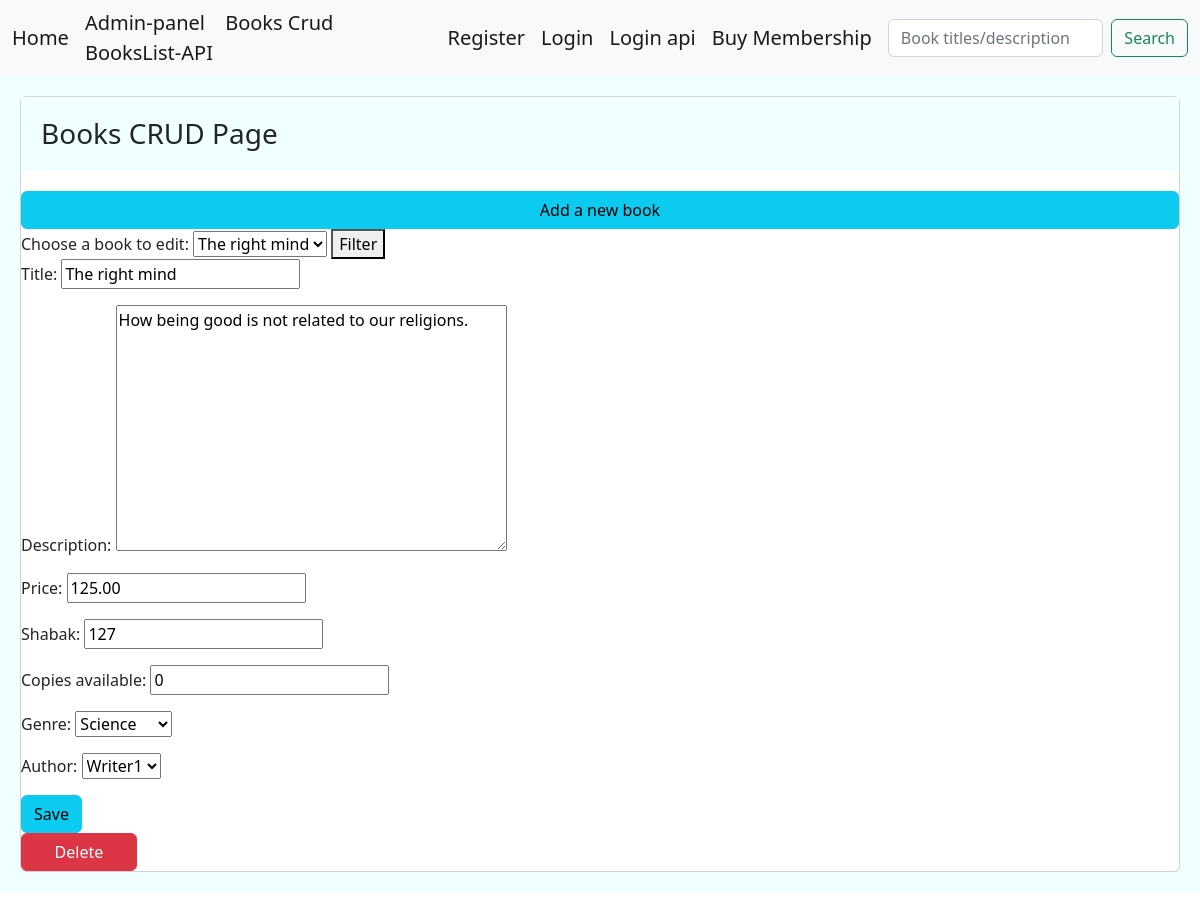
The app's page /books-crud/1/ with its own data.
### library/models.py (models this page shows, shortened)
class Books(models.Model):
    title = models.CharField(max_length=100)
    description = models.TextField(null=True)
    price = models.DecimalField(max_digits=6 , decimal_places=2, default=0.00)
    shabak = models.CharField(max_length=150,null=True)
    copies_available = models.PositiveIntegerField(default=4)
    genre = models.ForeignKey('Genre', on_delete=models.SET_NULL, null=True)
    author = models.ForeignKey('Author', on_delete=models.SET_NULL, null=True)

class Genre(models.Model):
    genre = models.CharField(max_length=50,null=True)
    def __str__(self):
        return self.genre

class Author(models.Model):
    author = models.CharField(max_length=150,null=True)
    born_city = models.CharField(max_length=200, null=True)
    def __str__(self):
        return self.author

### library/views.py (the view, shortened to what this page needs)
# urls.py: path('books-crud/<int:book_id>/',views.BooksCrud.as_view(), name='bcrud'),
class BooksCrud(View):
    form_class = BooksCrudForm
    template_class = 'library/bcrud.html'
    def get(self,request,book_id):
        books = Books.objects.values('id','title')
        if book_id == 0:
            form = self.form_class
            return render(request,self.template_class,{'form':form,'books':books})
        else:
            instance = get_object_or_404(Books, pk=book_id)
            form = self.form_class(instance=instance)
            return render(request,self.template_class,{'form':form,'books':books})

### library/forms.py
class BooksCrudForm(forms.ModelForm):
    class Meta:
        model = Books
        fields = '__all__'

### library/templates/library/bcrud.html (shortened to what this page needs)
{% extends 'main.html' %}
{% block content %}
<div class="card">
    <h3 class="card-title jumbotron"> Books CRUD Page</h3> <a href="{% url 'library:bcrud' 0  %}" class="btn btn-info">Add a new book </a>
    <form id="filterForm" method="GET" action="">
        <label for="book_id">Choose a book to edit:</label>
        <select name="book_id" id="bookSelect">
            {% for j in books %}
                <option value="{{ j.id }}">{{ j.title }}</option>
            {% endfor %}
        </select>
        <button type="submit">Filter</button>
    </form>
    <form action="" method="post">
        {{ form.as_p }}
        <input type="submit" value="Save" class="btn btn-info">
    </form>
    {% if form.instance.id != None and form.instance.id != 0 %}
        <a href="{% url 'library:bdelete' form.instance.id %}" class="btn btn-danger" style="width: 10%;">Delete</a>
    {% endif %}
{% endblock %}

### templates/main.html (style rules this page uses)
.jumbotron { padding: 20px; margin-bottom: 20px; background-color: azure; }

### records on screen
Books: title "The right mind", description "How being good is not related to our religions.", price "125.00", shabak "127", copies_available "0"
Genre: genre "Science"
Author: author "Writer1"

### other values on screen
form field book_id "The right mind"
